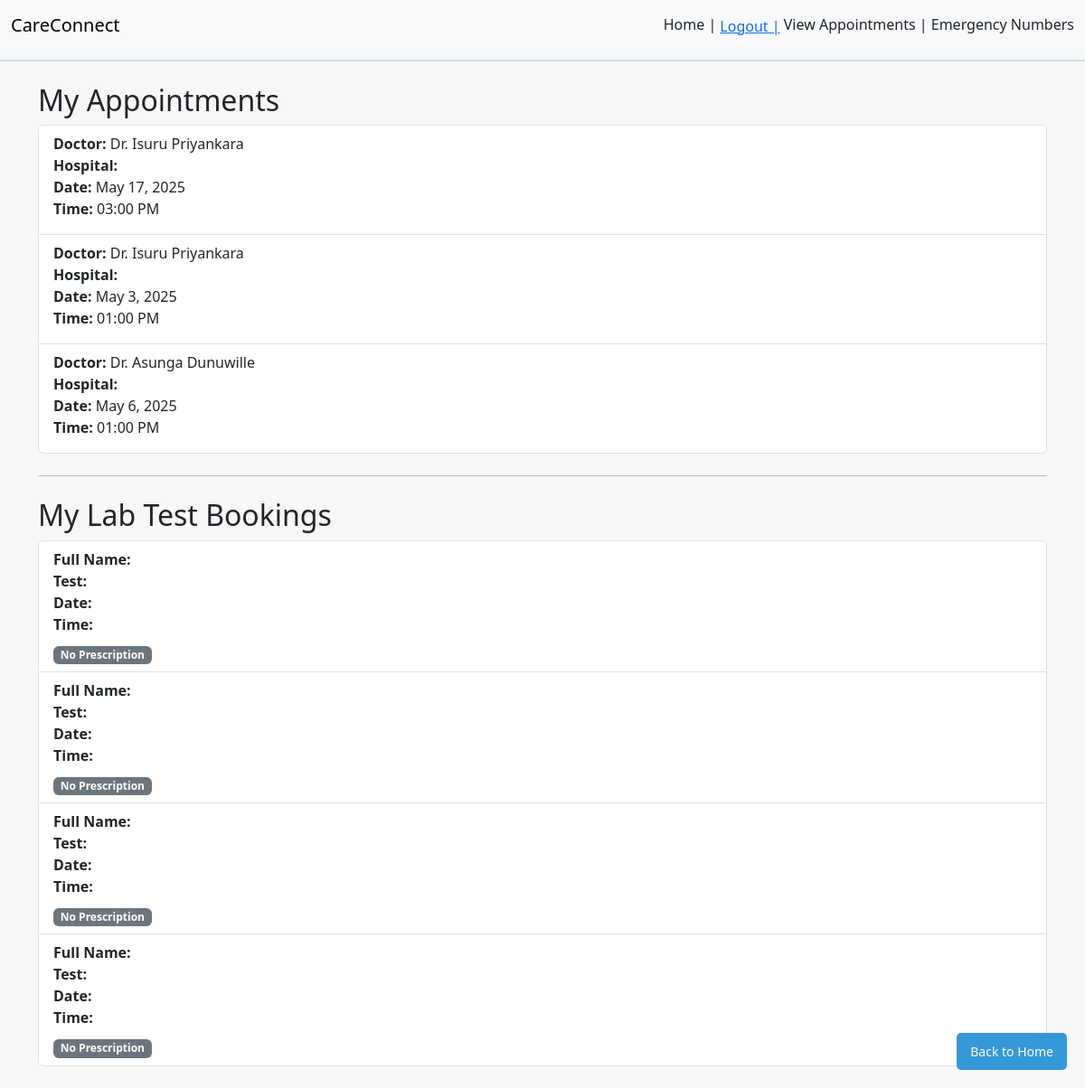
The app's page /dashboard/ (signed in), older data.
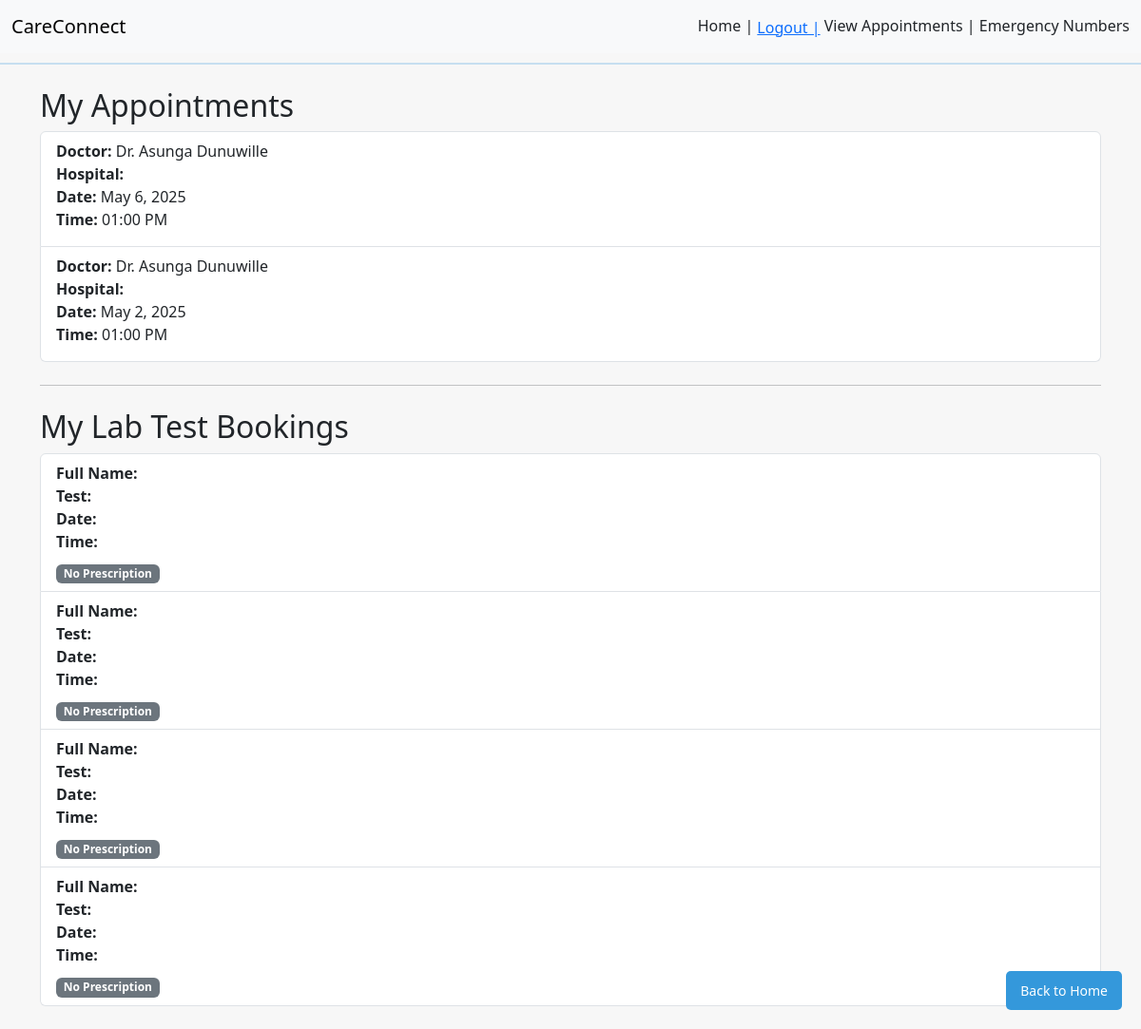
The same page, newer data.
### core/models.py (models this page shows, shortened)
class Appointment(models.Model):
    user = models.ForeignKey(User, on_delete=models.CASCADE)
    doctor = models.ForeignKey(Doctor, on_delete=models.CASCADE)
    date = models.DateField()
    time_slot = models.CharField(max_length=50)
    class Meta:
        unique_together = ('doctor', 'date', 'time_slot')  # Prevent double bookings

class Doctor(models.Model):
    name = models.CharField(max_length=100)
    specialty = models.CharField(max_length=100)
    qualification = models.TextField(blank=True, null=True)
    availability = models.BooleanField(default=True)
    image = models.ImageField(upload_to='doctor_images/', null=True, blank=True)
    rating = models.FloatField(default=0.0)

class LabTestBooking(models.Model):
    user = models.ForeignKey(User, on_delete=models.CASCADE)
    test_name = models.CharField(max_length=100)
    doctor = models.ForeignKey(Doctor, on_delete=models.SET_NULL, null=True, blank=True)
    date = models.DateField(default=timezone.now)
    time_slot = models.CharField(max_length=50)

### core/views.py (the view)
# urls.py: path('dashboard/', views.dashboard, name='dashboard'),
@login_required
def dashboard(request):
    appointments = Appointment.objects.filter(user=request.user)
    lab_tests = LabTestBooking.objects.filter(user=request.user)
    return render(request, 'dashboard.html', {
        'appointments': appointments,
        'lab_tests': lab_tests,
    })

### templates/dashboard.html (shortened to what this page needs)
{% extends 'base.html' %}
{% block content %}
<h2>My Appointments</h2>
{% if appointments %}
    <ul class="list-group">
        {% for appointment in appointments %}
            <li class="list-group-item">
                <strong>Doctor:</strong> {{ appointment.doctor.name }} <br>
                <strong>Hospital:</strong> {{ appointment.doctor.hospital }}<br>
                <strong>Date:</strong> {{ appointment.date }} <br>
                <strong>Time:</strong> {{ appointment.time_slot }} <br>
            </li>
        {% endfor %}
    </ul>
{% else %}
    <p>No doctor appointments found.</p>
{% endif %}
<hr class="my-4">
<h2>My Lab Test Bookings</h2>
{% if lab_tests %}
    <ul class="list-group">
        {% for test in lab_tests %}
            <li class="list-group-item">
                <strong>Full Name:</strong> {{ test.full_name }} <br>
                <strong>Test:</strong> {{ test.test|title }} <br>
                <strong>Date:</strong> {{ test.preferred_date }} <br>
                <strong>Time:</strong> {{ test.preferred_time }} <br>
                <div class="mt-2">
                    {% if test.prescription %}
                        <a href="{{ test.prescription.url }}" target="_blank" class="btn btn-primary btn-sm">View Prescription</a>
                    {% else %}
                        <span class="badge bg-secondary">No Prescription</span>
                    {% endif %}
                </div>
            </li>
        {% endfor %}
    </ul>
{% else %}
    <p>No lab test appointments found.</p>
{% endif %}
<a href="/" class="home-button">Back to Home</a>
{% endblock %}

### templates/base.html (shortened to what this page needs)
{% load static %}
<!DOCTYPE html>
<html>
<head>
    <link href="https://cdn.jsdelivr.net/npm/bootstrap@5.3.2/dist/css/bootstrap.min.css" rel="stylesheet">
    <link rel="stylesheet" href="{% static 'style.css' %}">
</head>
<body>
    <nav class="navbar navbar-expand-lg navbar-light bg-light">
        <div class="container-fluid">
            <a class="navbar-brand" href="/">CareConnect</a>
            <div>
                <a class="nav-link d-inline" href="/">Home | </a>
                {% if user.is_authenticated %}
                    <form method="post" action="{% url 'logout' %}" style="display: inline;">
                        <button type="submit" class="btn btn-link nav-link d-inline p-0" style="color: #0d6efd; text-decoration: underline;">Logout |</button>
                    </form>
                    <a class="nav-link d-inline" href="{% url 'dashboard' %}">View Appointments | </a>
                    <a class="nav-link d-inline" href="{% url 'emergency_numbers' %}">Emergency Numbers</a>
                {% else %}
                    <a class="nav-link d-inline" href="/login/">Login | </a>
                    <a class="nav-link d-inline" href="/register/">Register </a>
                {% endif %}
            </div>
        </div>
    </nav>
    <hr style="border: 1px solid #3498db; margin-top: 10px;">
    <div class="container mt-4">
        {% block content %}{% endblock %}
    </div>
</body>
</html>

### core/static/style.css (style rules this page uses)
body { margin: 0; background-color: rgb(247, 247, 247); }

### templates/dashboard.html (style rules this page uses)
.home-button { position: fixed; bottom: 20px; right: 20px; background-color: #3498db; color: white; padding: 10px 15px; border: none; border-radius: 5px; text-decoration: none; font-size: 14px; }

Row changes from the older to the newer data that the page shows:
removed Appointment: doctor.name "Dr. Isuru Priyankara", date "May 17, 2025", time_slot "03:00 PM"
removed Appointment: doctor.name "Dr. Isuru Priyankara", date "May 3, 2025", time_slot "01:00 PM"
added Appointment: doctor.name "Dr. Asunga Dunuwille", date "May 2, 2025", time_slot "01:00 PM"
